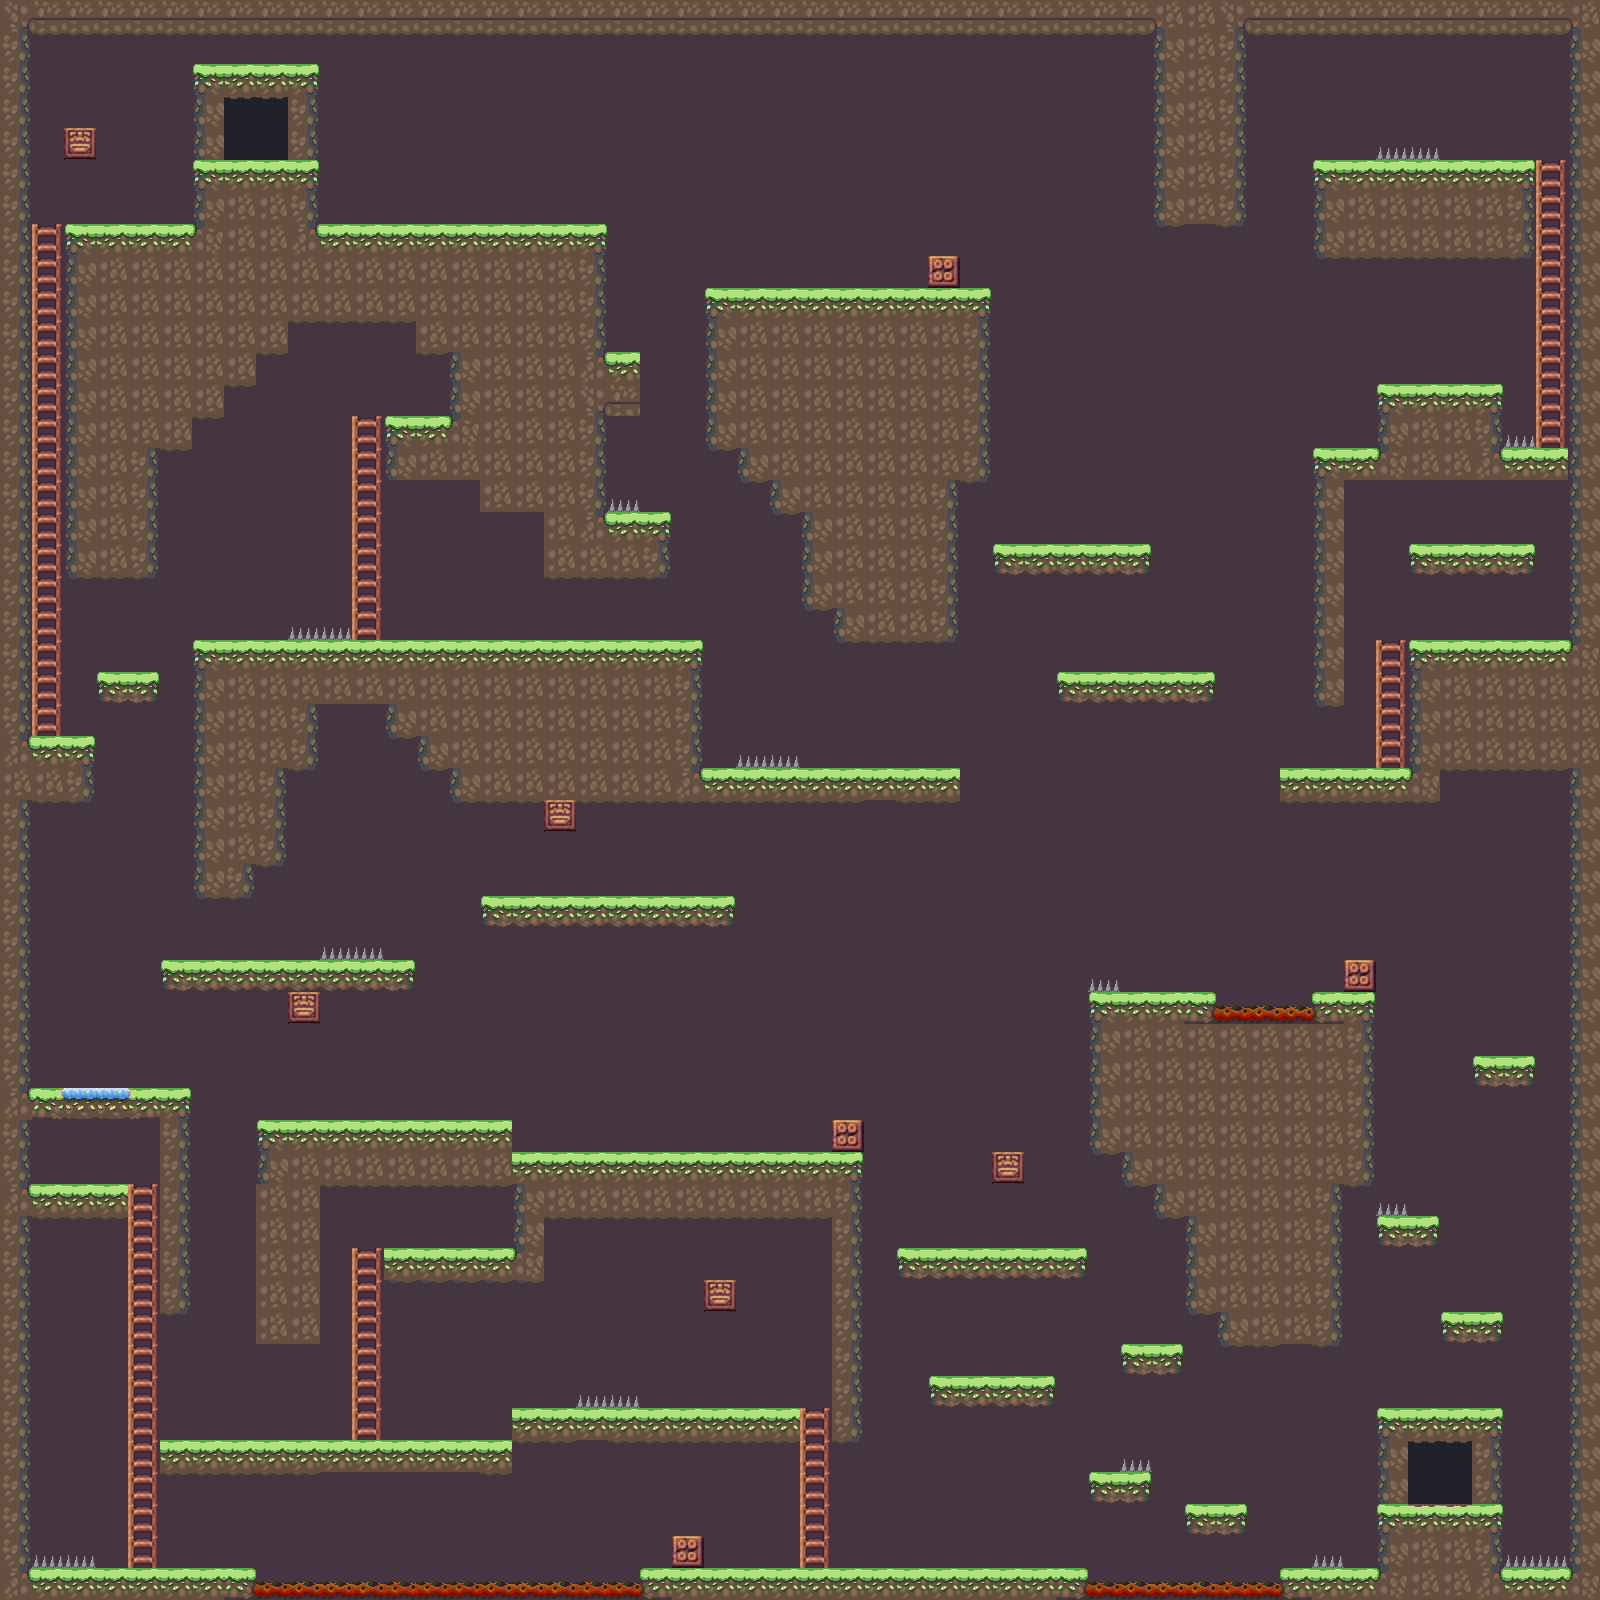

Rendered tile map (Tiled .tmx) drawn with the repository's tilesets; below, a short description and the map source with its tile grids summarised:
An orthogonal 50x50 tile map with 32x32 px tiles, 3 tile layers (fondo, paredes, detalles), 2 tilesets and 122 objects.

<map version="1.0" orientation="orthogonal" renderorder="right-down" width="50" height="50" tilewidth="32" tileheight="32" nextobjectid="134">
 <tileset firstgid="1" name="tileset" tilewidth="32" tileheight="32" tilecount="64" columns="8">
  <image source="tileset.png" width="256" height="256" />
 </tileset>
 <tileset firstgid="65" name="tileset2" tilewidth="32" tileheight="32" tilecount="140" columns="10">
  <image source="tileset2.png" width="320" height="448" />
 </tileset>
 <layer name="fondo" width="50" height="50">
  <data>[2500 cells, 2500 non-empty, 1 distinct tile ids]</data>
 </layer>
 <layer name="paredes" width="50" height="50">
  <data>[2500 cells, 1093 non-empty, 33 distinct tile ids]</data>
 </layer>
 <layer name="detalles" width="50" height="50">
  <data>[2500 cells, 6 non-empty, 1 distinct tile ids]</data>
 </layer>
 <objectgroup name="llaves">
  <object id="1" x="403" y="376" width="30" height="30" />
  <object id="4" x="1457" y="497" width="30" height="30" />
  <object id="5" x="466" y="1204" width="30" height="30" />
 </objectgroup>
 <objectgroup name="suelos">
  <object id="6" x="28.5" y="34.5">
   <polyline points="0,0 0,404 2.5,701 66.5,702.5 66,769.5 0,768.5 3,1052.5 35,1053 34.5,1063 98.5,1064 99,1053 162,1053.5 162,1279.5 131,1279.5 131.5,1083 2.5,1083.5 4,1149.5 99.5,1150 99.5,1182 2.5,1182.5 1.5,1532.5 228,1534 228,1561.5 612,1560.5 612,1534 1058.5,1534 1058.5,1561.5 1252,1560.5 1252,1533 1348,1533 1348,1469 1474.5,1470.5 1474,1533 1541,1533.5 1541,733.5 1411,734 1410.5,767 1251.5,767 1251.5,731.5 1380.5,733 1380.5,604 1539,604.5 1539.5,447 1314.5,446 1315.5,671 1283.5,670.5 1284,411 1348,412.5 1349,348 1475,350 1475,413.5 1539.5,414 1540.5,0 1218,-0.5 1218.5,190.5 1123.5,190 1124.5,-1.5 0.5,-0.5" />
  </object>
  <object id="7" x="95.5" y="672.5">
   <polyline points="0,0 65.5,-0.5 65,32 0,31 -0.5,-0.5" />
  </object>
  <object id="8" x="671.5" y="578.5">
   <polyline points="0,0 -128,-1 -128.5,-66 -192,-66 -191.5,-99 -287.5,-99 -288.5,-164 -223,-163.5 -222,-224.5 -257.5,-224.5 -257,-257.5 -382.5,-258 -383,-224.5 -415,-224.5 -414.5,-192 -448,-192 -447.5,-162 -479,-162 -479,-127 -513,-128.5 -513.5,-1.5 -609.5,-1 -607,-357 -481.5,-357 -481.5,-419.5 -352.5,-419 -351.5,-355 -64.5,-354.5 -63.5,-225 -31,-225.5 -31.5,-161.5 -64,-161.5 -64,-67 0,-66.5 0.5,1.5" />
  </object>
  <object id="9" x="192" y="638.5">
   <polyline points="0,0 -0.5,258 63.5,259.5 64.5,225.5 95.5,226.5 96.5,130.5 127,132 127.5,66 192.5,66.5 193,99.5 223.5,99.5 224.5,131 255.5,131 255.5,163.5 768.5,164.5 769,129 510.5,128.5 512,0.5 -0.5,0" />
  </object>
  <object id="10" x="161" y="958.5">
   <polyline points="0,0 -0.5,33 255,33.5 255,0.5 -0.5,0" />
  </object>
  <object id="11" x="480.5" y="894.5">
   <polyline points="0,0 -1,32 254.5,32 254.5,2 -1,1.5" />
  </object>
  <object id="12" x="704.5" y="288">
   <polyline points="0,0 0.5,163.5 33,164 33.5,194 65,193.5 66.5,224.5 97.5,226 97,322.5 128,322.5 127.5,352.5 255,353 255.5,191 289,191.5 287.5,-1.5 0,-0.5" />
  </object>
  <object id="13" x="992.5" y="544.5">
   <polyline points="0,0 0,31 160.5,31.5 160,-0.5 0,-0.5" />
  </object>
  <object id="14" x="1057" y="673">
   <polyline points="0,0 0,30 159,30.5 159,0 0.5,-1" />
  </object>
  <object id="15" x="1409.5" y="544.5">
   <polyline points="0,0 125,0 125,29.5 -0.5,31.5 -1,-1.5" />
  </object>
  <object id="16" x="1313" y="159">
   <polyline points="0,0 222,1.5 221.5,98.5 -1.5,99 -1,-2" />
  </object>
  <object id="17" x="159.667" y="1439">
   <polyline points="0,0 1,36 353.333,34.6667 353.667,1.66667 640,2.66667 639.667,-31.6667 352,-31.6667 352,0.666667 -1,0.333333" />
  </object>
  <object id="18" x="832.667" y="1441.33">
   <polyline points="0,0 32,-0.666667 31,-290.333 -321.333,-290.333 -320.667,-322.333 -576.667,-322 -576.333,-98 -513,-98 -512.333,-258.667 -319.333,-256.667 -320,-195 -449.333,-194.667 -449,-161 -288,-160 -288,-225.667 -0.333333,-223.667 -1,0.333333" />
  </object>
  <object id="19" x="896" y="1247.67">
   <polyline points="0,0 0,32.3333 193,32.6667 192.333,-0.666667 1,-0.333333" />
  </object>
  <object id="20" x="928.333" y="1377.67">
   <polyline points="0,0 0.333333,29.3333 127.667,29.6667 127.667,-1.33333 -0.333333,-1.66667" />
  </object>
  <object id="21" x="1120" y="1343.67">
   <polyline points="0,0 0.333333,31.6667 64.3333,32.6667 64,-1 -0.333333,0" />
  </object>
  <object id="22" x="1088.33" y="1472.33">
   <polyline points="0,0 0,30.3333 64.3333,31.3333 64,-0.333333 -0.333333,0" />
  </object>
  <object id="23" x="1184.67" y="1504.33">
   <polyline points="0,0 0.333333,32.3333 63.3333,31.6667 63,-0.333333 0,-0.333333" />
  </object>
  <object id="24" x="1442.33" y="1342">
   <polyline points="0,0 -1,-30.3333 61.3333,-29.6667 60,-7.33333 54.3333,1 0.666667,1" />
  </object>
  <object id="25" x="1377.33" y="1217.67">
   <polyline points="0,0 1.33333,22.3333 7.66667,29.3333 56.6667,30.3333 61.3333,21 62.6667,-1.66667 1.33333,-1.33333" />
  </object>
  <object id="26" x="1472.33" y="1056.67">
   <polyline points="0,0 2.33333,18.6667 7,29.3333 58.3333,29.6667 62.6667,22 63,0.333333 0,0.333333" />
  </object>
  <object id="27" x="1088" y="991.333">
   <polyline points="0,0 1.33333,163.333 34,163.333 34,193.333 65.3333,194.667 66.6667,227.333 98,226.667 97.3333,320.667 129.333,324 133.333,353.333 253.333,355.333 253.333,193.333 287.333,192.667 288,0 223.333,1.33333 223.333,24.6667 128,25.3333 129.333,2 0.666667,-0.666667" />
  </object>
 </objectgroup>
 <objectgroup name="agua">
  <object id="31" x="64.1818" y="1087.73">
   <polyline points="0,0 -0.181818,9 62.4545,10.0909 62.8182,-0.0909091 0.0909091,0.0909091" />
  </object>
 </objectgroup>
 <objectgroup name="lava">
  <object id="32" x="256.75" y="1582">
   <polyline points="0,0 0.5,12.25 383.5,12.5 383,-0.5 0.25,-0.5" />
  </object>
  <object id="33" x="1087" y="1582">
   <polyline points="0,0 0.5,13.25 192.5,12.5 192.5,0 0,0.25" />
  </object>
  <object id="34" x="1216.88" y="1006.25">
   <polyline points="0,0 -0.125,9.625 93.75,9.25 94.125,-0.375 0,0" />
  </object>
 </objectgroup>
 <objectgroup name="trampasRalentizar" offsetx="-4.36364" offsety="0.0909091">
  <object id="35" x="607.875" y="498.625" width="32.375" height="13.25" />
  <object id="36" x="323.869" y="626.364" width="32.375" height="13.25" />
  <object id="38" x="291.688" y="626.25" width="32.375" height="13.25" />
  <object id="39" x="1379.81" y="145.739" width="32.375" height="13.25" />
  <object id="40" x="1412.36" y="145.739" width="32.375" height="13.25" />
  <object id="41" x="1507.94" y="434.25" width="32.375" height="13.25" />
  <object id="42" x="739.938" y="754.25" width="32.375" height="13.25" />
  <object id="43" x="772.438" y="754.375" width="32.375" height="13.25" />
  </objectgroup>
 <objectgroup name="opcionales">
  <!-- 73 objects omitted --></objectgroup>
 <objectgroup name="armas">
  <!-- 54 objects omitted --></objectgroup>
 <objectgroup name="bombas">
  <!-- 53 objects omitted --></objectgroup>
 <objectgroup name="monturas">
  <!-- 47 objects omitted --></objectgroup>
 <objectgroup name="patrullas">
  <!-- 46 objects omitted --></objectgroup>
 <objectgroup name="perseguidores">
  <!-- 35 objects omitted --></objectgroup>
 <objectgroup name="disparadores">
  <!-- 32 objects omitted --></objectgroup>
 <objectgroup name="escaleras">
  <!-- 27 objects omitted --></objectgroup>
 <objectgroup name="cuerdas">
  <!-- 20 objects omitted --></objectgroup>
 <objectgroup name="trampasDisparo">
  <!-- 16 objects omitted --></objectgroup>
 <objectgroup name="trampasTirarEncima">
  <!-- 12 objects omitted --></objectgroup>
 <objectgroup name="trampasCaer">
  <!-- 7 objects omitted --></objectgroup>
 <objectgroup name="jugador">
  <!-- 2 objects omitted --></objectgroup>
 <objectgroup name="puerta">
  <!-- 1 objects omitted --></objectgroup>
</map>
<!-- 85 of 122 objects omitted -->